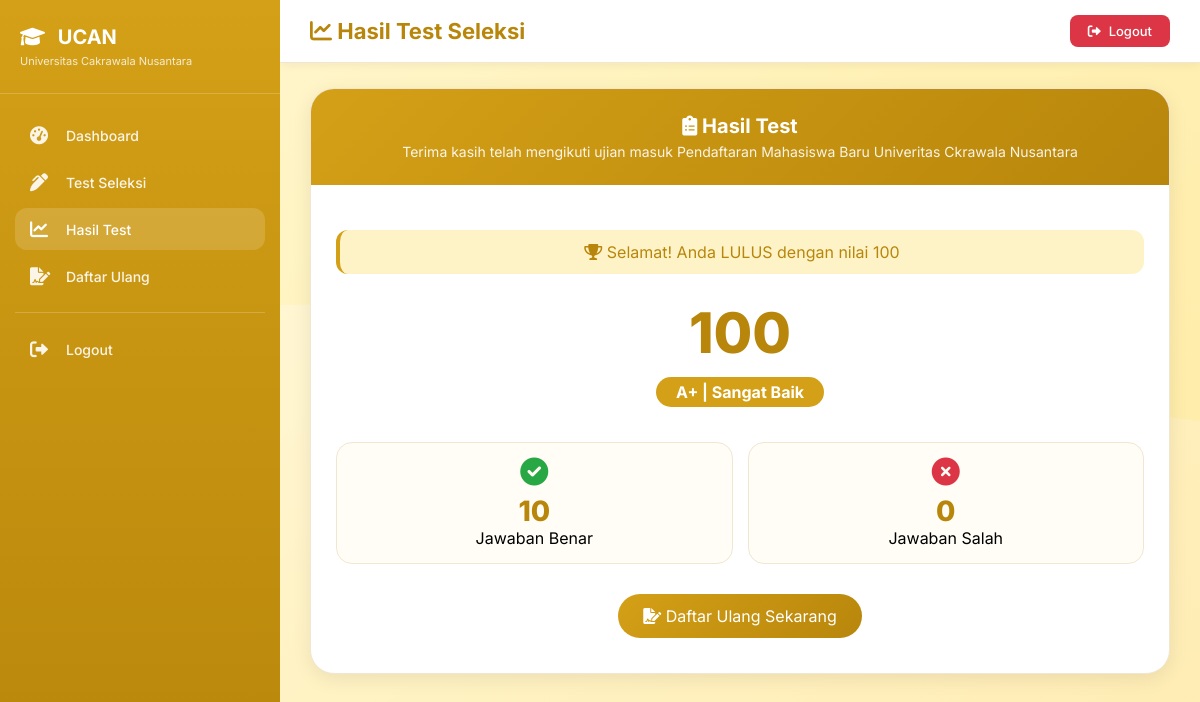
The page /pembe/user/hasil_test.php (signed in) on the database its author committed.
### tables this page shows
CREATE TABLE `hasil_test` (
  `id` int(11) NOT NULL,
  `id_peserta` int(11) NOT NULL,
  `nama_peserta` varchar(100) DEFAULT NULL,
  `jurusan` varchar(50) DEFAULT NULL,
  `jawaban_benar` int(11) DEFAULT 0,
  `total_soal` int(11) DEFAULT 0,
  `total_nilai` int(11) DEFAULT 0,
  `jumlah_benar` int(11) DEFAULT 0,
  `jumlah_salah` int(11) DEFAULT 0,
  `persentase` decimal(5,2) DEFAULT 0.00,
  `status` varchar(20) DEFAULT 'proses',
  `tanggal_test` timestamp NOT NULL DEFAULT current_timestamp()
);

### pembe/user/hasil_test.php (the view, shortened to what this page needs)
<?php
$user = $_SESSION['user'];
$user_id = $user['id'];
$host = 'localhost';
$dbname = 'pembe';
$user_db = 'root';
$pass = '';
$conn = mysqli_connect($host, $user_db, $pass, $dbname);
$query = "SELECT * FROM hasil_test WHERE id_peserta = $user_id ORDER BY id DESC LIMIT 1";
$result = mysqli_query($conn, $query);
$hasil = mysqli_fetch_assoc($result);
$total_nilai = $hasil['total_nilai'];
$status = $hasil['status'];
$jumlah_benar = $hasil['jumlah_benar'];
$jumlah_salah = $hasil['jumlah_salah'];
if ($total_nilai >= 90) {
    $grade = 'A+';
    $grade_desc = 'Sangat Baik';
} elseif ($total_nilai >= 80) {
    $grade = 'A';
    $grade_desc = 'Baik Sekali';
} elseif ($total_nilai >= 70) {
    $grade = 'B';
    $grade_desc = 'Baik';
} elseif ($total_nilai >= 60) {
    $grade = 'C';
    $grade_desc = 'Cukup';
} elseif ($total_nilai >= 50) {
    $grade = 'D';
    $grade_desc = 'Kurang';
} else {
    $grade = 'E';
    $grade_desc = 'Gagal';
}
?>
<!DOCTYPE html>
<html lang="id">
<head>
    <link rel="stylesheet" href="https://cdnjs.cloudflare.com/ajax/libs/font-awesome/6.0.0-beta3/css/all.min.css">
</head>
<body>
    <div class="sidebar">
        <div class="sidebar-header">
            <h3><i class="fas fa-graduation-cap"></i> UCAN</h3>
            <p>Universitas Cakrawala Nusantara</p>
        </div>
        <div class="sidebar-menu">
            <a href="dashboard.php" class="menu-item">
                <i class="fas fa-tachometer-alt"></i>
                <span>Dashboard</span>
            </a>
            <a href="test.php" class="menu-item">
                <i class="fas fa-pen-alt"></i>
                <span>Test Seleksi</span>
            </a>
            <a href="hasil_test.php" class="menu-item active">
                <i class="fas fa-chart-line"></i>
                <span>Hasil Test</span>
            </a>
            <a href="daftar_ulang.php" class="menu-item">
                <i class="fas fa-file-signature"></i>
                <span>Daftar Ulang</span>
            </a>
            <div class="menu-divider"></div>
            <a href="logout.php" class="menu-item">
                <i class="fas fa-sign-out-alt"></i>
                <span>Logout</span>
            </a>
        </div>
    </div>
    <div class="main-content">
        <div class="top-header">
            <div class="page-title">
                <h2><i class="fas fa-chart-line"></i> Hasil Test Seleksi</h2>
            </div>
            <a href="logout.php" class="logout-btn">
                <i class="fas fa-sign-out-alt"></i> Logout
            </a>
        </div>
        <div class="container">
            <div class="result-card">
                <div class="result-header">
                    <h3><i class="fas fa-clipboard-list"></i> Hasil Test</h3>
                    <p>Terima kasih telah mengikuti ujian masuk Pendaftaran Mahasiswa Baru Univeritas Ckrawala Nusantara</p>
                </div>
                <div style="padding: 25px;">
                    <?php if ($status == 'lulus'): ?>
                        <div class="status-lulus">
                            <i class="fas fa-trophy"></i> Selamat! Anda LULUS dengan nilai <?php echo $total_nilai; ?>
                        </div>
                    <?php else: ?>
                        <div class="status-tidak">
                            <i class="fas fa-frown"></i> Maaf, Anda TIDAK LULUS dengan nilai <?php echo $total_nilai; ?>
                        </div>
                    <?php endif; ?>
                    <div class="score-container">
                        <div class="score-value"><?php echo $total_nilai; ?></div>
                        <div class="grade-badge"><?php echo $grade; ?> | <?php echo $grade_desc; ?></div>
                    </div>
                    <div class="stats-grid">
                        <div class="stat-card benar">
                            <i class="fas fa-check-circle"></i>
                            <div class="stat-value"><?php echo $jumlah_benar; ?></div>
                            <div>Jawaban Benar</div>
                        </div>
                        <div class="stat-card salah">
                            <i class="fas fa-times-circle"></i>
                            <div class="stat-value"><?php echo $jumlah_salah; ?></div>
                            <div>Jawaban Salah</div>
                        </div>
                    </div>
                    <div class="button-group">
                        <?php if ($status == 'lulus'): ?>
                            <a href="daftar_ulang.php" class="btn-daftar">
                                <i class="fas fa-file-signature"></i> Daftar Ulang Sekarang
                            </a>
                        <?php endif; ?>
                    </div>
                </div>
            </div>
        </div>
    </div>
</body>
</html>

### pembe/user/hasil_test.php (style rules this page uses)
* { margin: 0; padding: 0; box-sizing: border-box; }
body { font-family: 'Inter', sans-serif; background: linear-gradient(135deg, #FFF9E6 0%, #FFF3C4 50%, #FFECB3 100%); min-height: 100vh; position: relative; }
body::before { content: ''; position: absolute; top: 0; left: 0; right: 0; bottom: 0; background-size: cover; pointer-events: none; }
.sidebar { position: fixed; left: 0; top: 0; width: 280px; height: 100vh; background: linear-gradient(180deg, #D4A017 0%, #B8860B 100%); color: white; overflow-y: auto; z-index: 100; }
.sidebar-header { padding: 25px 20px; border-bottom: 1px solid rgba(255,255,255,0.2); margin-bottom: 20px; }
.sidebar-header h3 { font-size: 20px; font-weight: 700; margin-bottom: 5px; }
.sidebar-header h3 i { margin-right: 8px; }
.sidebar-header p { font-size: 11px; opacity: 0.8; }
.sidebar-menu { padding: 0 15px; }
.menu-item { display: flex; align-items: center; gap: 12px; padding: 12px 15px; margin: 5px 0; border-radius: 12px; color: rgba(255,255,255,0.9); text-decoration: none; transition: all 0.3s; }
.menu-item i { width: 24px; font-size: 18px; }
.menu-item span { font-size: 14px; font-weight: 500; }
.menu-item:hover, .menu-item.active { background: rgba(255,255,255,0.15); color: white; }
.menu-divider { height: 1px; background: rgba(255,255,255,0.2); margin: 15px 0; }
.main-content { margin-left: 280px; min-height: 100vh; position: relative; z-index: 1; }
.top-header { background: white; padding: 15px 30px; display: flex; justify-content: space-between; align-items: center; box-shadow: 0 2px 10px rgba(0,0,0,0.05); position: sticky; top: 0; z-index: 99; border-bottom: 1px solid #F0E6D2; }
.page-title h2 { font-size: 22px; font-weight: 700; color: #B8860B; }
.logout-btn { background: #dc3545; color: white; padding: 8px 18px; border-radius: 8px; text-decoration: none; font-size: 13px; font-weight: 500; transition: all 0.3s; display: inline-flex; align-items: center; gap: 8px; }
.container { padding: 25px 30px; }
.result-card { background: white; border-radius: 24px; box-shadow: 0 5px 20px rgba(0,0,0,0.08); overflow: hidden; border: 1px solid #F0E6D2; }
.result-header { background: linear-gradient(135deg, #D4A017, #B8860B); padding: 25px; text-align: center; color: white; }
.result-header h3 { font-size: 20px; font-weight: 700; }
.result-header p { font-size: 14px; margin-top: 5px; opacity: 0.9; }
.score-container { text-align: center; margin: 25px 0; }
.score-value { font-size: 56px; font-weight: 800; color: #B8860B; }
.grade-badge { display: inline-block; padding: 5px 20px; border-radius: 30px; font-weight: 700; background: #D4A017; color: white; margin: 10px 0; }
.stats-grid { display: grid; grid-template-columns: repeat(2, 1fr); gap: 15px; margin: 20px 0; }
.stat-card { background: #FFFDF5; padding: 15px; border-radius: 16px; text-align: center; border: 1px solid #F0E6D2; }
.stat-card i { font-size: 28px; margin-bottom: 8px; }
.stat-card.benar i { color: #28a745; }
.stat-card.salah i { color: #dc3545; }
.stat-value { font-size: 28px; font-weight: 800; color: #B8860B; }
.stat-card div:last-child { color: #000000; }
.status-lulus { background: #FEF3C7; color: #B8860B; padding: 12px; border-radius: 12px; text-align: center; margin: 20px 0; border-left: 4px solid #D4A017; }
.btn-daftar { background: linear-gradient(135deg, #D4A017, #B8860B); color: white; padding: 12px 25px; border-radius: 30px; text-decoration: none; display: inline-block; margin: 10px 0; transition: all 0.3s; text-align: center; }
.button-group { display: flex; flex-direction: column; gap: 15px; justify-content: center; align-items: center; margin-top: 20px; }
.button-group .btn-daftar { width: auto; min-width: 200px; }

### rows shown on the page
hasil_test: total_nilai "100", total_nilai "A+", total_nilai "Sangat Baik", jumlah_benar "10", jumlah_salah "0"
